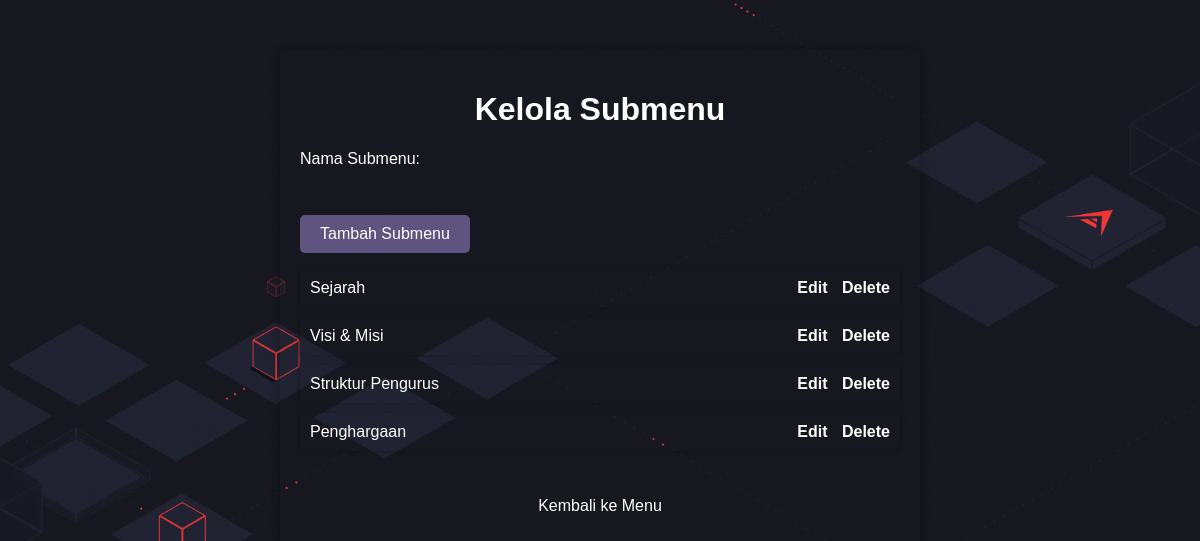
Page /kelola_submenu.php?menu_id=1 on the committed database.
### tables this page shows
CREATE TABLE `submenu` (
  `id` int(11) NOT NULL,
  `menu_id` int(11) NOT NULL,
  `nama_submenu` varchar(255) NOT NULL
);

### kelola_submenu.php (the view, shortened to what this page needs)
<?php
require_once 'koneksi.php';
function tampilDataSubmenu($menu_id)
{
    global $koneksi;
    $query = "SELECT id, nama_submenu FROM submenu WHERE menu_id = ?";
    $stmt = mysqli_prepare($koneksi, $query);
    mysqli_stmt_bind_param($stmt, 'i', $menu_id);
    mysqli_stmt_execute($stmt);
    return mysqli_stmt_get_result($stmt);
}
$menu_id = isset($_GET['menu_id']) ? $_GET['menu_id'] : null;
?>
<!DOCTYPE html>
<html lang="en">
<head>
</head>
<body>
<div class="container">
    <h1>Kelola Submenu</h1>
    <form method="POST">
        <label>Nama Submenu:</label>
        <input type="text" name="nama_submenu" required>
        <button type="submit" name="submit">Tambah Submenu</button>
    </form>
    <ul class="submenu">
        <?php
        if ($menu_id !== null) {
            $submenus = tampilDataSubmenu($menu_id);
            if ($submenus->num_rows > 0) {
                while ($submenu = $submenus->fetch_assoc()) {
                    $submenuId = $submenu['id'];
                    $submenuName = $submenu['nama_submenu'];
                    echo '<li id="submenu-' . $submenuId . '">';
                    echo '<span class="submenu-name">' . $submenuName . '</span>';
                    echo '<span class="submenu-actions">';
                    echo '<a href="javascript:void(0);" onclick="editSubmenu(' . $menu_id . ', ' . $submenuId . ')">Edit</a> ';
                    echo '<a href="javascript:void(0);" onclick="deleteSubmenu(' . $menu_id . ', ' . $submenuId . ')">Delete</a>';
                    echo '</span>';
                    echo '</li>';
                }
            } else {
                echo '<p>Tidak ada submenu yang ditemukan.</p>';
            }
        } else {
            echo '<p>Menu ID tidak ditemukan.</p>';
        }
        ?>
    </ul>
    <a href="kelola_menu.php" class="back-button">Kembali ke Menu</a>
</div>
</body>
</html>

### kelola_submenu.php (style rules this page uses)
body { background: url("bgs.gif"); background-size: cover; background-repeat: no-repeat; background-attachment: fixed; font-family: Arial, sans-serif; margin: 0; padding: 0; }
.container { background-color: rgba(0, 0, 0, 0.0); border-radius: 5px; box-shadow: 0 0 10px rgba(0, 0, 0, 0.3); text-align: center; margin: 50px auto; padding: 20px; max-width: 600px; }
h1 { color: #fff; }
form { text-align: left; margin-top: 20px; }
label { display: block; margin-bottom: 5px; color: #fff; }
input[type="text"] { width: 100%; padding: 8px; margin-bottom: 8px; border: 1px solid rgba(0, 0, 0, 0.0); border-radius: 3px; font-size: 14px; background: rgba(0, 0, 0, 0.0); color: #fff; }
button[type="submit"] { background-color: #5f5380; color: #fff; border: none; border-radius: 5px; padding: 10px 20px; font-size: 16px; cursor: pointer; transition: background-color 0.3s; }
ul.submenu { list-style: none; padding: 0; }
ul.submenu li { background-color: none; border-radius: 5px; box-shadow: 0 0 5px rgba(0, 0, 0, 0.3); text-align: center; padding: 10px; margin: 10px 0; display: flex; justify-content: space-between; color: #fff; }
.submenu-actions a { margin-left: 10px; color: #fff; text-decoration: none; font-weight: bold; transition: color 0.3s; }
.menu-item.selected, ul.submenu { color: #fff; }
.back-button { background-color: none; color: #fff; text-decoration: none; padding: 10px 20px; border-radius: 5px; font-size: 16px; margin-top: 20px; display: inline-block; transition: background-color 0.3s; }

### rows in the picture
submenu: nama_submenu "Sejarah"
submenu: nama_submenu "Visi & Misi"
submenu: nama_submenu "Struktur Pengurus"
submenu: nama_submenu "Penghargaan"
